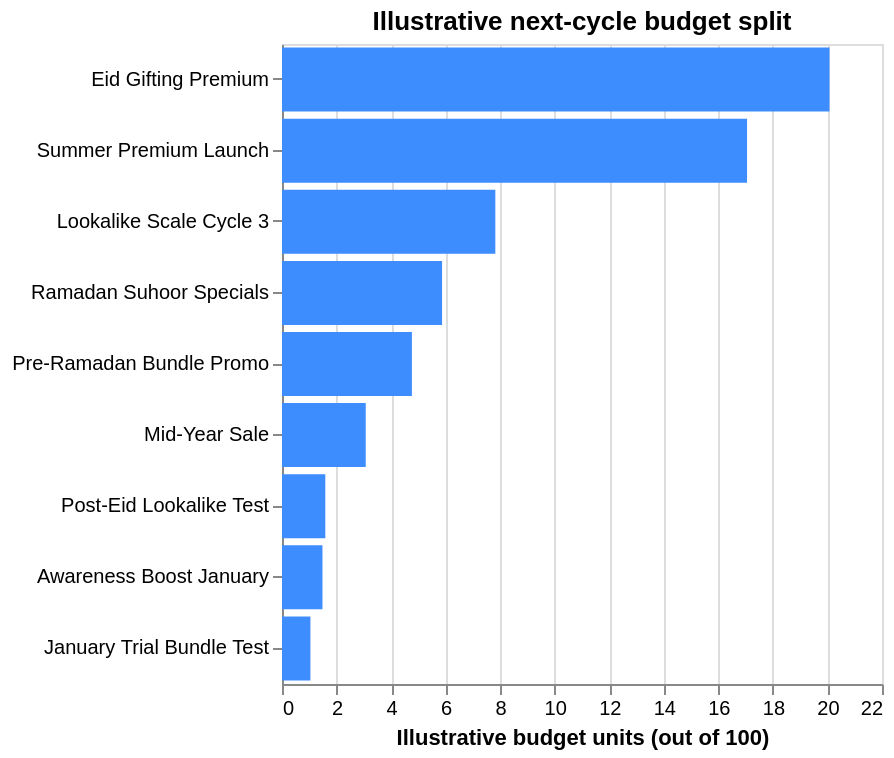

Notebook source saved alongside this figure:
### Markdown cell above
## Step 4 — "How should we split next cycle's budget?" 💰

The code sizes a **budget envelope** per campaign type (from past spend), funds only
**eligible** campaigns (blocked ones get zero), and normalizes everything to **100
illustrative units**. It's a *starting point for a human*, not an order to spend.

### Code cell
from src_2.analytics import enrich_scorecards, DeterministicBudgetAllocator

enriched = enrich_scorecards(scorecards, assessments, registry, quality)
budget = DeterministicBudgetAllocator().allocate(
    cycle_id, enriched.campaign, assessments, registry, policy, quality)

assigned = sum(x.budget_units for x in budget.allocations)
print(f"Assigned {assigned:.1f} of {budget.total_budget_units:.0f} units; "
      f"{budget.unallocated_units:.1f} left unallocated (blocked campaigns).")
print("Operational?", budget.operational, "(False = illustrative only, do not auto-execute)")

funded = pd.DataFrame([{"Campaign": x.entity_name, "Budget units": x.budget_units}
                       for x in budget.allocations if x.budget_units > 0]).sort_values("Budget units", ascending=False)
alt.Chart(funded).mark_bar(color="#3D8DFF").encode(
    x=alt.X("Budget units:Q", title="Illustrative budget units (out of 100)"),
    y=alt.Y("Campaign:N", sort="-x", title=None),
    tooltip=["Campaign:N", alt.Tooltip("Budget units:Q", format=".1f")],
).properties(height=320, title="Illustrative next-cycle budget split")

### Figure 1 — Vega-Lite specification as saved in the notebook (floating-point values rounded to 4 significant figures)
{"$schema": "https://vega.github.io/schema/vega-lite/v5.20.1.json", "config": {"view": {"continuousHeight": 300, "continuousWidth": 300}}, "data": {"name": "data-01ff0e0ff20076c8c45b13c4370486cf"}, "datasets": {"data-01ff0e0ff20076c8c45b13c4370486cf": [{"Budget units": 20.07, "Campaign": "Eid Gifting Premium"}, {"Budget units": 17.05, "Campaign": "Summer Premium Launch"}, {"Budget units": 7.822, "Campaign": "Lookalike Scale Cycle 3"}, {"Budget units": 5.869, "Campaign": "Ramadan Suhoor Specials"}, {"Budget units": 4.763, "Campaign": "Pre-Ramadan Bundle Promo"}, {"Budget units": 3.07, "Campaign": "Mid-Year Sale"}, {"Budget units": 1.588, "Campaign": "Post-Eid Lookalike Test"}, {"Budget units": 1.483, "Campaign": "Awareness Boost January"}, {"Budget units": 1.042, "Campaign": "January Trial Bundle Test"}]}, "encoding": {"tooltip": [{"field": "Campaign", "type": "nominal"}, {"field": "Budget units", "format": ".1f", "type": "quantitative"}], "x": {"field": "Budget units", "title": "Illustrative budget units (out of 100)", "type": "quantitative"}, "y": {"field": "Campaign", "sort": "-x", "title": null, "type": "nominal"}}, "height": 320, "mark": {"color": "#3D8DFF", "type": "bar"}, "title": "Illustrative next-cycle budget split"}
